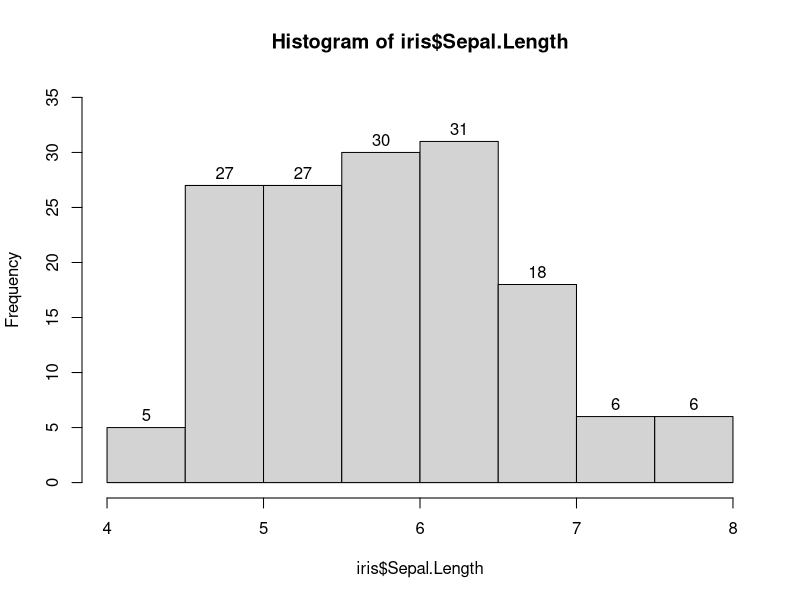
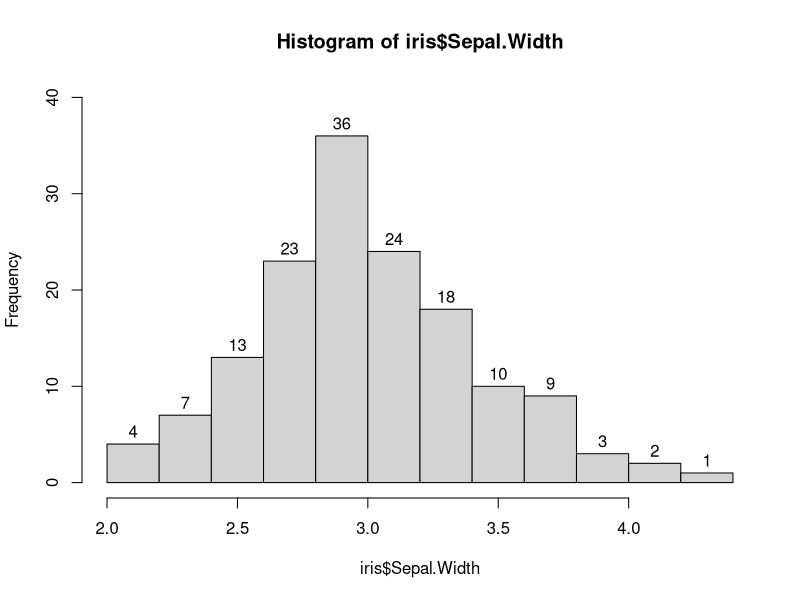
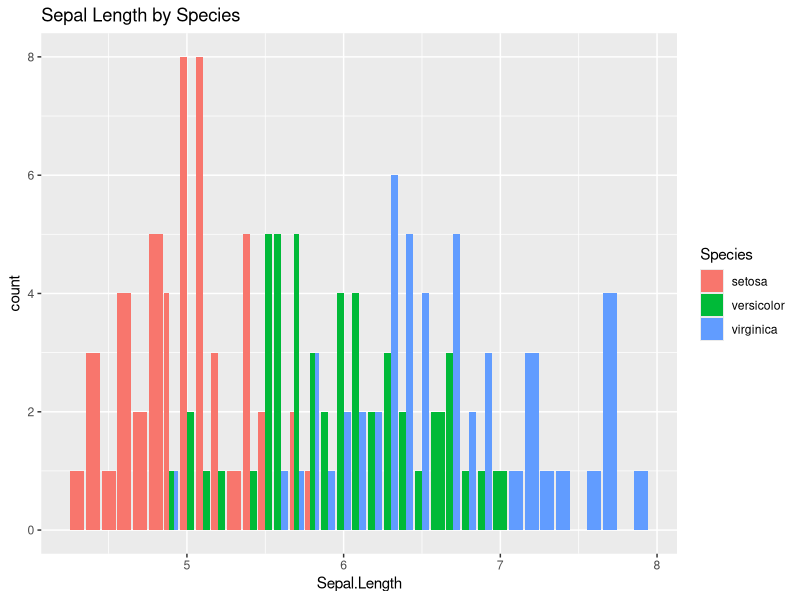
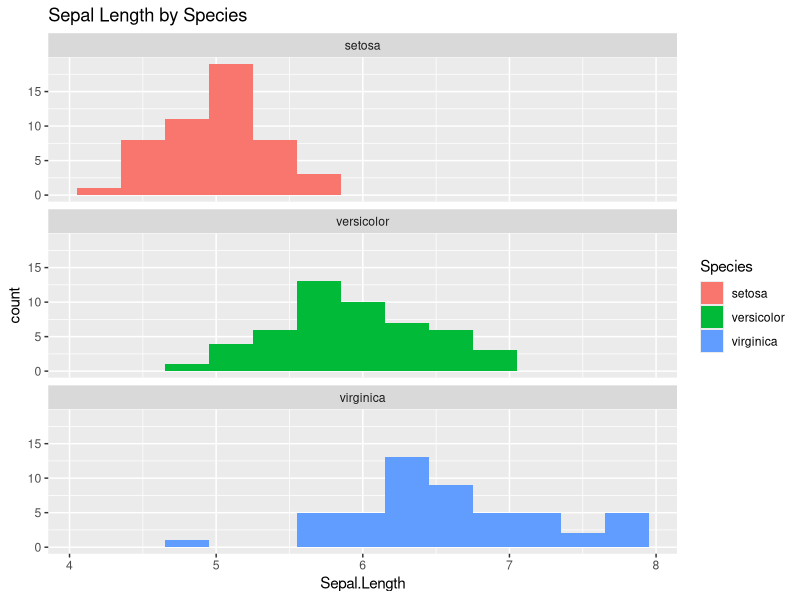
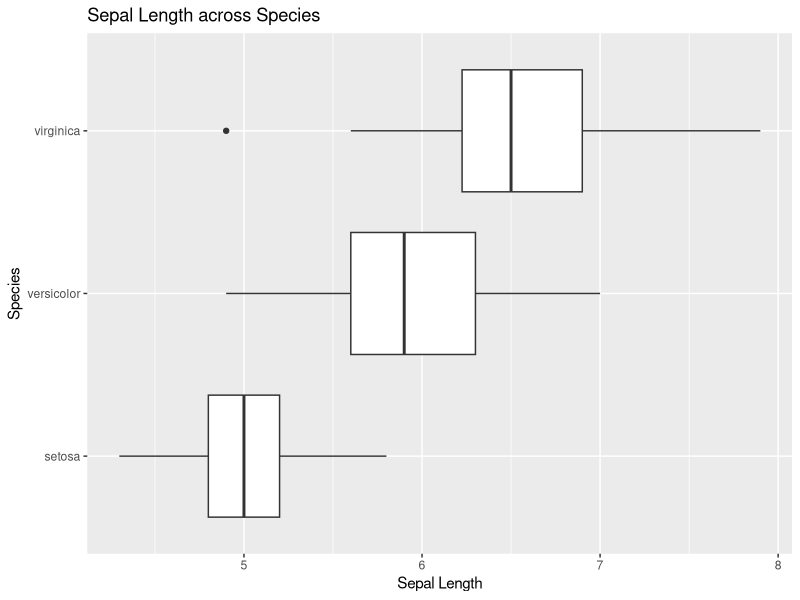
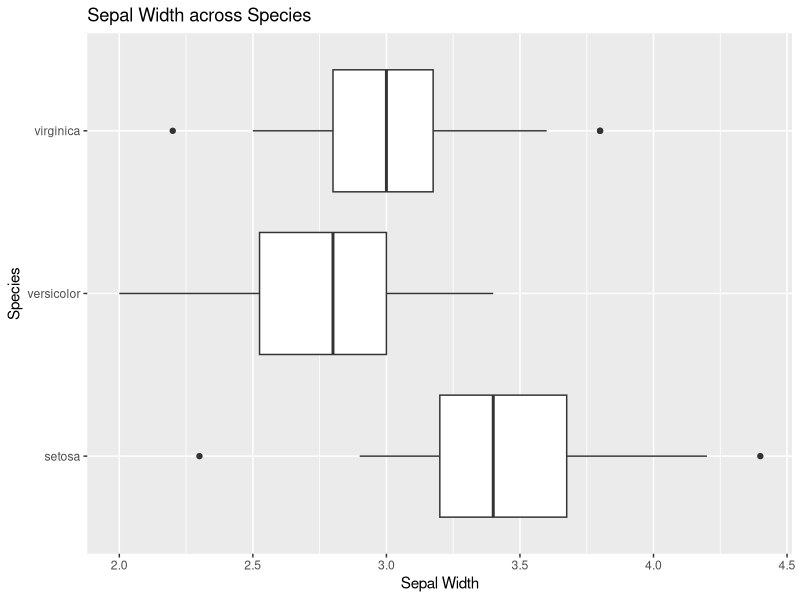
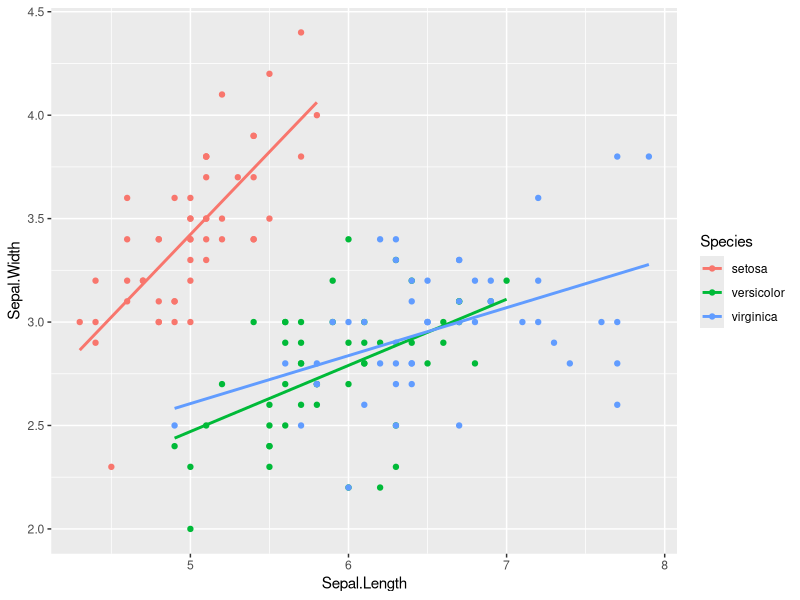
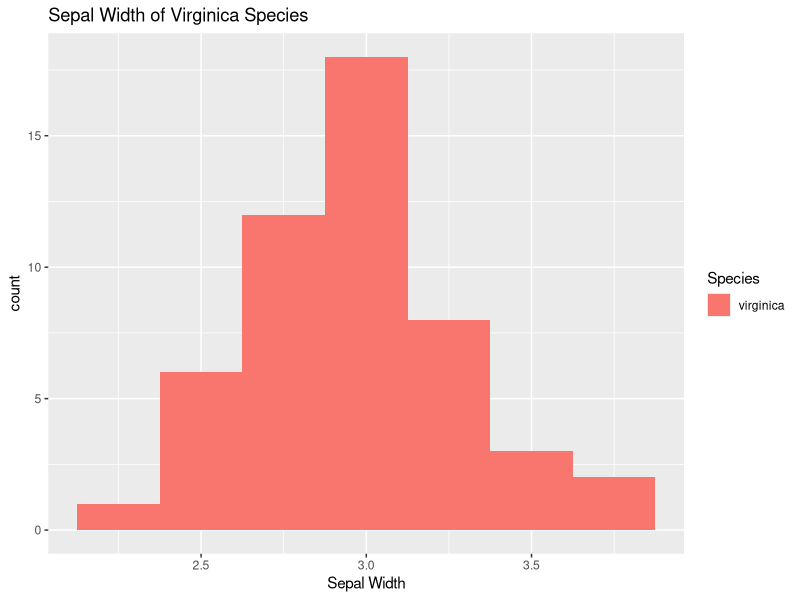

The R script that drew these images, in order:
## ---- chunk 1
knitr::opts_chunk$set(echo = TRUE)
## ---- chunk 2
library(tidyverse)
## ---- chunk 3
str(iris)
## ---- chunk 4
hist(iris$Sepal.Length, 
     labels = TRUE, 
     ylim = c(0,35))
## ---- chunk 5
hist(iris$Sepal.Width,
     labels = TRUE, 
     ylim = c(0,40)) 
## ---- chunk 6
iris %>%
  #group_by(Species) %>%
  ggplot() +
    geom_bar(aes(x = Sepal.Length, fill = Species), position = "dodge") +
    labs(title = "Sepal Length by Species")
## ---- chunk 7
iris %>%
  ggplot() +
    geom_histogram(aes(x = Sepal.Length, fill = Species), binwidth=.3) +
    facet_wrap( ~ Species, nrow = 3) +
    labs(title = "Sepal Length by Species")
## ---- chunk 8
ggplot(data = iris) +
  geom_boxplot(aes(x = Sepal.Length, y = Species)) +
                 labs(title = "Sepal Length across Species",
       x = "Sepal Length",
       y = "Species")
## ---- chunk 9
ggplot(data = iris) +
  geom_boxplot(aes(x = Sepal.Width, y = Species)) +
                 labs(title = "Sepal Width across Species",
       x = "Sepal Width",
       y = "Species")
## ---- chunk 10
ggplot(data = iris,
       aes(x = Sepal.Length,
           y = Sepal.Width,
           color = Species
           )
          ) +
  geom_point() +
  geom_smooth(method = "lm", se = FALSE, formula = y~x)
## ---- chunk 11
iris %>%
  filter(Species == "virginica") %>%
  ggplot() +
  geom_histogram(aes(x = Sepal.Width, fill = Species), 
        binwidth = .25) +
  labs(title = "Sepal Width of Virginica Species",
       x = "Sepal Width")
